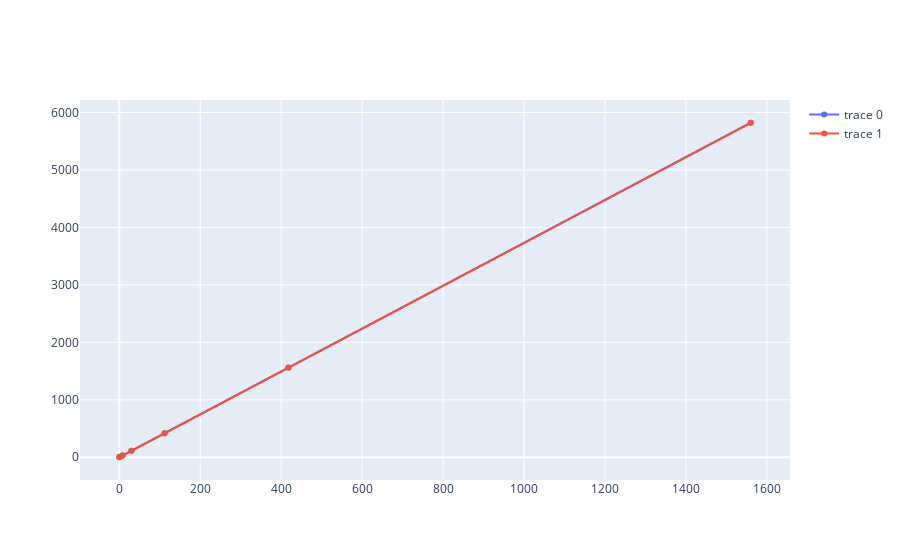

The code cell stored with this chart in its notebook:
### Code cell
import plotly.graph_objects as go
import numpy as np
from sklearn.linear_model import LinearRegression

x, y = zip(*sols)
x = np.asarray(x).reshape(-1, 1)
y = np.asarray(y)
lr = LinearRegression().fit(x, y)
print(lr.coef_)
print(lr.intercept_)

fig = go.Figure(data=go.Scatter(x=x.flatten(), y=y))
fig.add_scatter(x = x.flatten(), y = lr.predict(x))
fig.show()

### Figure 1 — Plotly figure (JSON) as saved in the notebook; plotly's stock layout.template omitted (floating-point values rounded to 4 significant figures)
{"data": [{"type": "scatter", "x": [0, 2, 8, 30, 112, 418, 1560], "y": [2, 8, 30, 112, 418, 1560, 5822]}, {"type": "scatter", "x": [0, 2, 8, 30, 112, 418, 1560], "y": [0.5174, 7.981, 30.37, 112.5, 418.5, 1560.0, 5822.0]}], "layout": {}}
